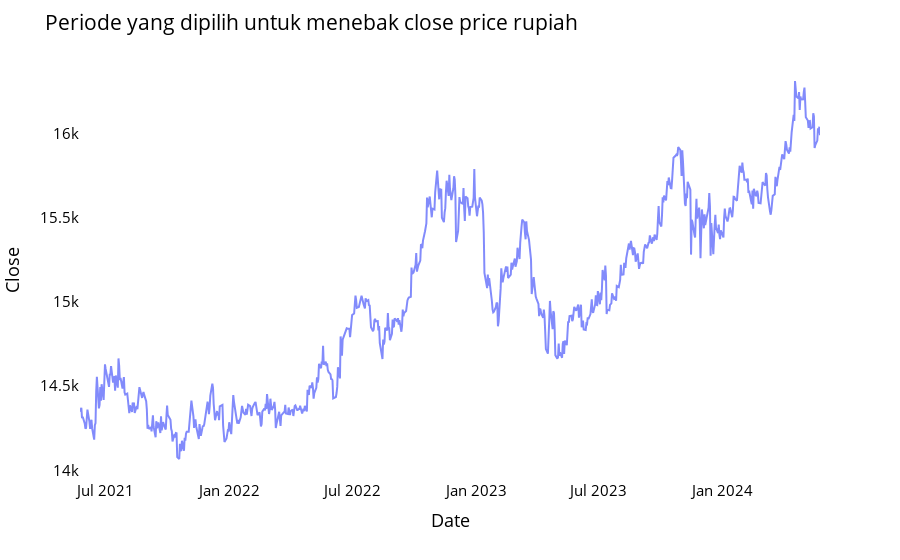

The notebook cell saved with this chart:
### Code cell
fig = px.line(closedf, x=closedf.Date, y=closedf.Close,labels={'date':'Date','close':'Close Stock'})
fig.update_traces(marker_line_width=2, opacity=0.8, marker_line_color='orange')
fig.update_layout(title_text='Periode yang dipilih untuk menebak close price rupiah', 
                  plot_bgcolor='white', font_size=15, font_color='black')
fig.update_xaxes(showgrid=False)
fig.update_yaxes(showgrid=False)
fig.show()

### Figure 1 — Plotly figure (JSON) as saved in the notebook; plotly's stock layout.template omitted (floating-point values rounded to 4 significant figures; data arrays with more than 128 entries replaced by an {"elided": "..."} marker saying what was removed)
{"data": [{"hovertemplate": "Date=%{x}<br>Close=%{y}<extra></extra>", "legendgroup": "", "line": {"color": "#636efa", "dash": "solid"}, "marker": {"line": {"color": "orange", "width": 2}, "symbol": "circle"}, "mode": "lines", "name": "", "opacity": 0.8, "orientation": "v", "showlegend": false, "type": "scatter", "x": {"elided": "785 str values"}, "xaxis": "x", "y": {"elided": "785 float values"}, "yaxis": "y"}], "layout": {"autosize": true, "font": {"color": "black", "size": 15}, "legend": {"tracegroupgap": 0}, "margin": {"t": 60}, "plot_bgcolor": "white", "title": {"text": "Periode yang dipilih untuk menebak close price rupiah"}, "xaxis": {"anchor": "y", "autorange": true, "domain": [0, 1], "range": ["2021-05-24", "2024-05-24"], "showgrid": false, "title": {"text": "Date"}, "type": "date"}, "yaxis": {"anchor": "x", "autorange": true, "domain": [0, 1], "range": [13940.0, 16440.0], "showgrid": false, "title": {"text": "Close"}, "type": "linear"}}}
